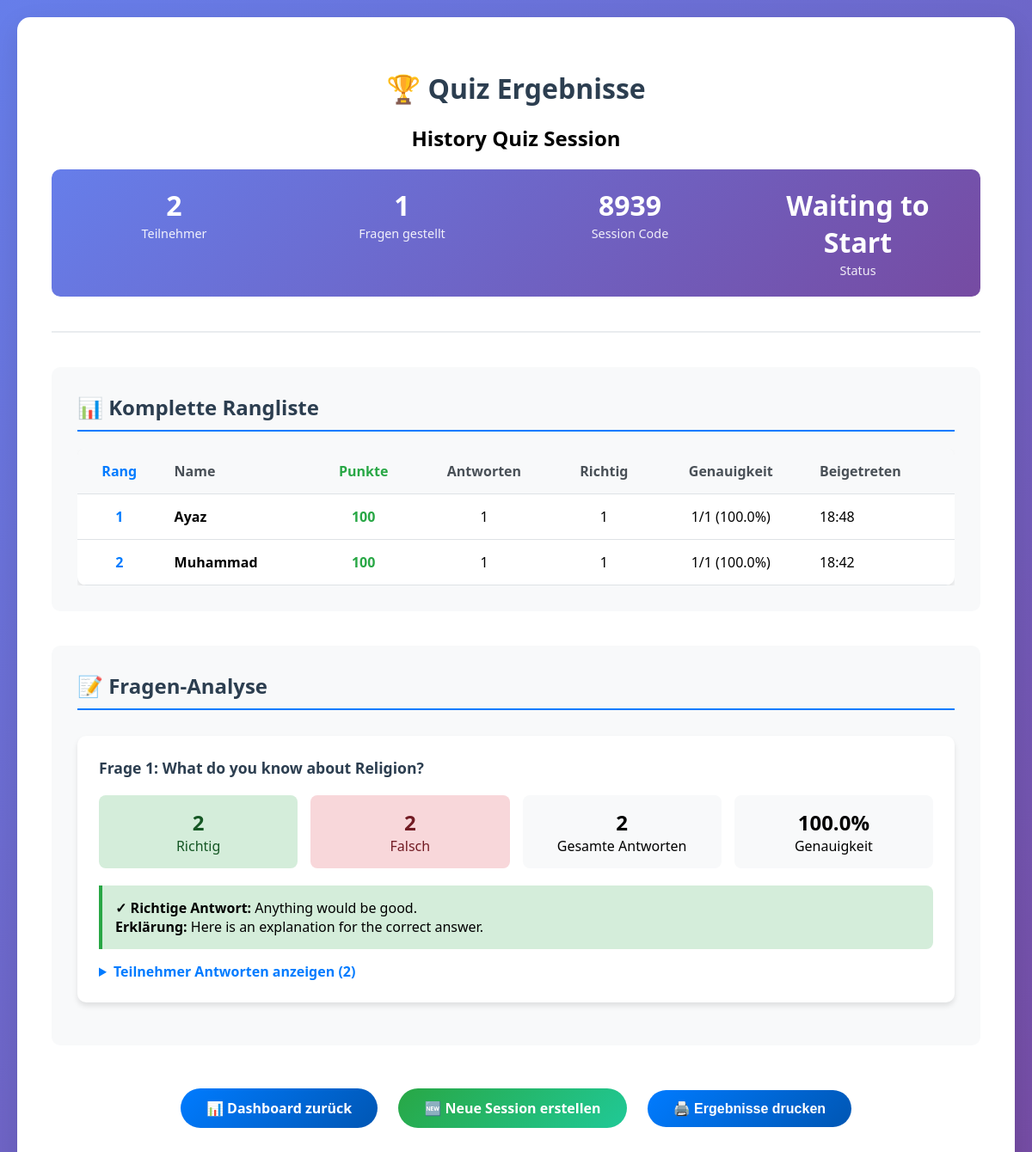
The page /session/8939/results/ on the database its author committed.
### quiz_app/models.py (models this page shows, shortened)
class Session(models.Model):
    STATUS_CHOICES = [
        ('waiting', 'Waiting to Start'),
        ('active', 'Active'),
        ('paused', 'Paused'),
        ('finished', 'Finished'),
    ]
    id = models.AutoField(primary_key=True)
    session_code = models.UUIDField(default=uuid.uuid4, unique=True, editable=False)
    join_code = models.CharField(max_length=4, unique=True)
    name = models.CharField(max_length=200, default="Quiz Session")
    status = models.CharField(max_length=20, choices=STATUS_CHOICES, default='waiting')
    current_question = models.ForeignKey(
        Question,
        on_delete=models.SET_NULL,
        null=True,
        blank=True,
        related_name="current_for_sessions"
    )
    current_question_number = models.IntegerField(default=0)
    total_questions = models.IntegerField(default=0)
    question_start_time = models.DateTimeField(null=True, blank=True)
    show_answers = models.BooleanField(default=False)
    show_leaderboard = models.BooleanField(default=False)
    auto_advance = models.BooleanField(default=False, help_text="Auto advance to next question")
    show_correct_answer = models.BooleanField(default=True)
    allow_late_joins = models.BooleanField(default=True)
    created_at = models.DateTimeField(default=timezone.now)
    started_at = models.DateTimeField(null=True, blank=True)
    finished_at = models.DateTimeField(null=True, blank=True)
    class Meta:
        ordering = ['-created_at']
    def get_leaderboard(self):
        return self.participants.all().order_by('-points', 'name')

class Participant(models.Model):
    id = models.AutoField(primary_key=True)
    session = models.ForeignKey(Session, on_delete=models.CASCADE, related_name="participants")
    name = models.CharField(max_length=80)
    points = models.IntegerField(default=0)
    is_connected = models.BooleanField(default=True)
    joined_at = models.DateTimeField(default=timezone.now)
    last_seen = models.DateTimeField(auto_now=True)
    class Meta:
        unique_together = ['session', 'name']
        ordering = ['-points', 'name']
    def get_correct_answers_count(self):
        return self.answers.filter(is_correct=True).count()
    def get_total_answers_count(self):
        return self.answers.count()
    def get_accuracy_percentage(self):
        total = self.get_total_answers_count()
        if total == 0:
            return 0
        correct = self.get_correct_answers_count()
        return round((correct / total) * 100, 1)

class Question(models.Model):
    DIFFICULTY_CHOICES = [
        ('easy', 'Easy'),
        ('medium', 'Medium'),
        ('hard', 'Hard'),
    ]
    id = models.AutoField(primary_key=True)
    category = models.ForeignKey(Category, on_delete=models.CASCADE, related_name="questions")
    question_text = models.TextField()
    correct_answer = models.CharField(max_length=255)
    wrong_answers = models.JSONField(default=list, blank=True)
    difficulty = models.CharField(max_length=10, choices=DIFFICULTY_CHOICES, default='medium')
    points = models.IntegerField(default=100, help_text="Points awarded for correct answer")
    time_limit = models.IntegerField(default=30, help_text="Time limit in seconds")
    explanation = models.TextField(blank=True, null=True, help_text="Explanation for the correct answer")
    created_at = models.DateTimeField(default=timezone.now)
    class Meta:
        ordering = ['category', 'question_text']

### quiz_app/views.py (the view)
# urls.py: path('session/<str:join_code>/results/', views.session_results, name='session_results'),
def session_results(request, join_code):
    session = get_object_or_404(Session, join_code=join_code)
    participants = session.get_leaderboard()
    questions_asked = Question.objects.filter(
        current_for_sessions=session
    ).distinct()
    results_data = []
    for question in questions_asked:
        answers = ParticipantAnswer.objects.filter(
            question=question,
            participant__session=session
        ).select_related('participant')
        correct_count = answers.filter(is_correct=True).count()
        total_count = answers.count()
        results_data.append({
            'question': question,
            'answers': answers,
            'correct_count': correct_count,
            'total_count': total_count,
            'accuracy': (correct_count / total_count * 100) if total_count > 0 else 0
        })
    context = {
        'session': session,
        'participants': participants,
        'results_data': results_data,
    }
    return render(request, 'quiz_app/session_results.html', context)

### quiz_app/templatetags/quiz_filters.py (called while the page is built)
@register.filter
def sub(value, arg):
    try:
        return int(value) - int(arg)
    except (ValueError, TypeError):
        return 0

### quiz_app/templates/quiz_app/session_results.html (shortened to what this page needs)
{% load quiz_filters %}
<!DOCTYPE html>
<html lang="de">
<head>
</head>
<body>
    <div class="container">
        <div class="header">
            <h1 class="session-title">🏆 Quiz Ergebnisse</h1>
            <h2>{{ session.name }}</h2>
            <div class="session-info">
                <div class="info-item">
                    <span class="info-value">{{ participants.count }}</span>
                    <span class="info-label">Teilnehmer</span>
                </div>
                <div class="info-item">
                    <span class="info-value">{{ results_data|length }}</span>
                    <span class="info-label">Fragen gestellt</span>
                </div>
                <div class="info-item">
                    <span class="info-value">{{ session.join_code }}</span>
                    <span class="info-label">Session Code</span>
                </div>
                <div class="info-item">
                    <span class="info-value">{{ session.get_status_display }}</span>
                    <span class="info-label">Status</span>
                </div>
            </div>
        </div>
        <div class="section">
            <h2>📊 Komplette Rangliste</h2>
            <div class="full-leaderboard">
                <table>
                    <thead>
                        <tr>
                            <th class="rank">Rang</th>
                            <th>Name</th>
                            <th class="points">Punkte</th>
                            <th class="accuracy">Antworten</th>
                            <th class="accuracy">Richtig</th>
                            <th class="accuracy">Genauigkeit</th>
                            <th>Beigetreten</th>
                        </tr>
                    </thead>
                    <tbody>
                        {% for participant in participants %}
                        <tr>
                            <td class="rank">{{ forloop.counter }}</td>
                            <td>
                                <strong>{{ participant.name }}</strong>
                            </td>
                            <td class="points">{{ participant.points }}</td>
                            <td class="accuracy">{{ participant.get_total_answers_count }}</td>
                            <td class="accuracy">{{ participant.get_correct_answers_count }}</td>
                            <td class="accuracy">
                                {{ participant.get_correct_answers_count }}/{{ participant.get_total_answers_count }} ({{ participant.get_accuracy_percentage }}%)
                            </td>
                            <td>{{ participant.joined_at|date:"H:i" }}</td>
                        </tr>
                        {% endfor %}
                    </tbody>
                </table>
            </div>
        </div>
        {% if results_data %}
        <div class="section">
            <h2>📝 Fragen-Analyse</h2>
            <div class="question-analysis">
                {% for result in results_data %}
                <div class="question-card">
                    <div class="question-text">
                        Frage {{ forloop.counter }}: {{ result.question.question_text }}
                    </div>
                    <div class="question-stats">
                        <div class="stat-card correct">
                            <div style="font-size: 1.5em; font-weight: bold;">{{ result.correct_count }}</div>
                            <div>Richtig</div>
                        </div>
                        <div class="stat-card incorrect">
                            <div style="font-size: 1.5em; font-weight: bold;">{{ result.total_count|add:result.correct_count|sub:result.correct_count }}</div>
                            <div>Falsch</div>
                        </div>
                        <div class="stat-card">
                            <div style="font-size: 1.5em; font-weight: bold;">{{ result.total_count }}</div>
                            <div>Gesamte Antworten</div>
                        </div>
                        <div class="stat-card">
                            <div style="font-size: 1.5em; font-weight: bold;">{{ result.accuracy|floatformat:1 }}%</div>
                            <div>Genauigkeit</div>
                        </div>
                    </div>
                    <div class="correct-answer">
                        <strong>✓ Richtige Antwort:</strong> {{ result.question.correct_answer }}
                        {% if result.question.explanation %}
                            <br><strong>Erklärung:</strong> {{ result.question.explanation }}
                        {% endif %}
                    </div>
                    {% if result.answers %}
                    <details style="margin-top: 15px;">
                        <summary style="cursor: pointer; font-weight: 600; color: #007bff;">
                            Teilnehmer Antworten anzeigen ({{ result.answers.count }})
                        </summary>
                    </details>
                    {% endif %}
                </div>
                {% endfor %}
            </div>
        </div>
        {% endif %}
        <div class="actions">
            <a href="{% url 'admin_dashboard' session.join_code %}" class="btn btn-primary">
                📊 Dashboard zurück
            </a>
            <a href="{% url 'create_session' %}" class="btn btn-success">
                🆕 Neue Session erstellen
            </a>
            <button onclick="window.print()" class="btn btn-primary">
                🖨️ Ergebnisse drucken
            </button>
        </div>
    </div>
</body>
</html>

### quiz_app/templates/quiz_app/session_results.html (style rules this page uses)
body { font-family: 'Segoe UI', Tahoma, Geneva, Verdana, sans-serif; margin: 0; padding: 20px; background: linear-gradient(135deg, #667eea 0%, #764ba2 100%); min-height: 100vh; }
.container { max-width: 1200px; margin: 0 auto; background: white; padding: 40px; border-radius: 15px; box-shadow: 0 10px 30px rgba(0,0,0,0.1); }
.header { text-align: center; margin-bottom: 40px; padding-bottom: 20px; border-bottom: 2px solid #e9ecef; }
.session-title { color: #2c3e50; margin-bottom: 10px; }
.session-info { background: linear-gradient(135deg, #667eea 0%, #764ba2 100%); color: white; padding: 20px; border-radius: 10px; margin: 20px 0; display: grid; grid-template-columns: repeat(auto-fit, minmax(200px, 1fr)); gap: 20px; }
.info-item { text-align: center; }
.info-value { font-size: 2em; font-weight: bold; display: block; }
.info-label { font-size: 0.9em; opacity: 0.9; }
.section { margin: 40px 0; background: #f8f9fa; padding: 30px; border-radius: 10px; }
.section h2 { color: #2c3e50; margin-top: 0; border-bottom: 2px solid #007bff; padding-bottom: 10px; }
.full-leaderboard { overflow-x: auto; }
table { width: 100%; border-collapse: collapse; background: white; border-radius: 10px; overflow: hidden; box-shadow: 0 4px 6px rgba(0,0,0,0.1); }
th, td { padding: 15px; text-align: left; border-bottom: 1px solid #dee2e6; }
th { background: #f8f9fa; font-weight: 600; color: #495057; }
.rank { text-align: center; font-weight: bold; color: #007bff; }
.points { text-align: center; font-weight: bold; color: #28a745; }
.accuracy { text-align: center; }
.question-analysis { margin-top: 30px; }
.question-card { background: white; border-radius: 10px; padding: 25px; margin: 20px 0; box-shadow: 0 4px 6px rgba(0,0,0,0.1); }
.question-text { font-size: 1.1em; font-weight: 600; color: #2c3e50; margin-bottom: 15px; }
.question-stats { display: grid; grid-template-columns: repeat(auto-fit, minmax(150px, 1fr)); gap: 15px; margin: 20px 0; }
.stat-card { background: #f8f9fa; padding: 15px; border-radius: 8px; text-align: center; }
.stat-card.correct { background: #d4edda; color: #155724; }
.stat-card.incorrect { background: #f8d7da; color: #721c24; }
.correct-answer { background: #d4edda; border-left: 4px solid #28a745; padding: 15px; border-radius: 0 8px 8px 0; margin: 15px 0; }
.actions { text-align: center; margin: 40px 0; }
.btn { padding: 12px 30px; border: none; border-radius: 25px; font-size: 16px; font-weight: 600; cursor: pointer; text-decoration: none; display: inline-block; margin: 10px; transition: all 0.3s ease; }
.btn-primary { background: linear-gradient(135deg, #007bff 0%, #0056b3 100%); color: white; }
.btn-success { background: linear-gradient(135deg, #28a745 0%, #20c997 100%); color: white; }

### rows shown on the page
Session: name "History Quiz Session", join_code "8939", status "Waiting to Start"
Participant: name "Ayaz", points "100", get_total_answers_count "1", get_correct_answers_count "1", get_accuracy_percentage "100.0", joined_at "18:48"
Participant: name "Muhammad", points "100", get_total_answers_count "1", get_correct_answers_count "1", get_accuracy_percentage "100.0", joined_at "18:42"
Question: question.question_text "What do you know about Religion?", correct_count "2", total_count|add "2", total_count "2", accuracy "100.0", question.correct_answer "Anything would be good.", question.explanation "Here is an explanation for the correct answer.", answers.count "2"

### other values the page prints
{{ participants.count }} "2"
{{ results_data|length }} "1"
